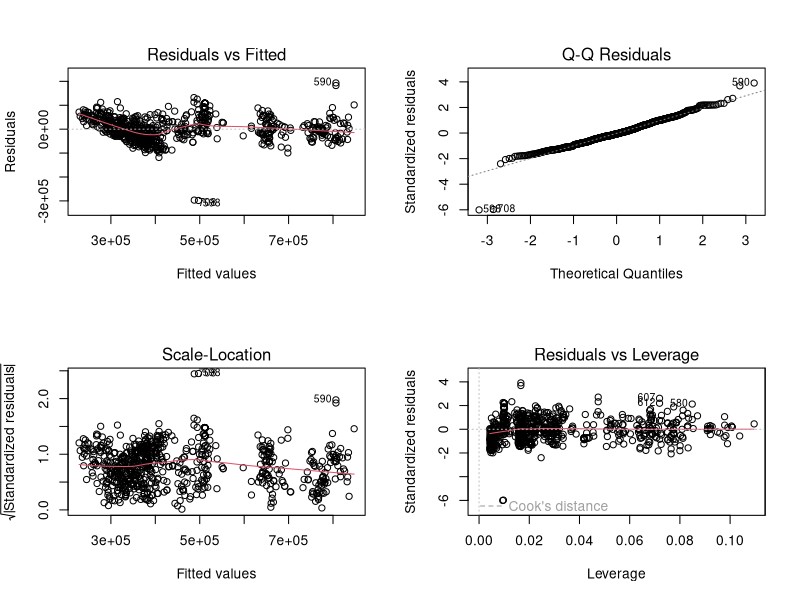

Generate this figure with R:
# --- 1. Load Libraries & Data ---
library(tidyverse)
library(car) # For VIF (Multicollinearity check)

# Load your latest dataset
df <- read.csv("polestar_blocket_listings_20251231_180428 - Target Data.csv")

# --- 2. Data Cleaning & Preparation ---
# VG Step: Group infrequent locations to avoid "leverage 1" errors and "new levels" errors
top_locations <- df %>%
  count(Plats) %>%
  filter(n >= 10) %>% # Keep cities with 10+ listings
  pull(Plats)

polestar_data <- df %>%
  rename(
    Price = Försäljningspris.SEK.,
    Year = Modellår,
    Model = Modell,
    Location = Plats
  ) %>%
  mutate(
    # Use Mil as requested (Km / 10)
    Mil = Miltal..mil. / 10,
    Model = as.factor(Model),
    # Simplify Location for a more stable model
    Location = factor(ifelse(Location %in% top_locations, as.character(Location), "Other"))
  ) %>%
  drop_na(Price, Mil, Year, Model, Location)

# --- 3. Build Multiple Linear Regression Model ---
# Y = Price, X = Mil, Year, Model, Location
model <- lm(Price ~ Mil + Year + Model + Location, data = polestar_data)

# Alternative: Model without intercept (shows all Model levels explicitly)
model_no_intercept <- lm(Price ~ 0 + Mil + Year + Model + Location, data = polestar_data)

# --- 4. Results Interpretation (For your Report) ---
# Summary provides Coefficients and P-values for your analysis
summary_result <- summary(model)
print(summary_result)

print("--- Model without intercept (shows all Model coefficients) ---")
summary_no_intercept <- summary(model_no_intercept)
print(summary_no_intercept)

# Calculate RMSE for 'Tabell 1' (Requirement) 
rmse_val <- sqrt(mean(residuals(model)^2))
cat("\n--- Model Evaluation ---\n")
cat("RMSE for the model:", round(rmse_val, 2), "SEK\n")
cat("Adjusted R-squared:", round(summary_result$adj.r.squared, 4), "\n")

# --- 5. Investigation of Theoretical Assumptions (VG REQUIREMENT) ---
# This section generates the plots required by the assignment
par(mfrow = c(2, 2))
plot(model)

# A. Multicollinearity Check (Senior DS approach)
# Checks if Year and Mil are too correlated
cat("\n--- Multicollinearity Check (VIF) ---\n")
print(vif(model))

# B. Confidence Intervals (Added Analysis)
# Shows the range of price impact for 'Mil' with high certainty
cat("\n--- 95% Confidence Intervals ---\n")
print(confint(model, "Mil", level = 0.95))
print(confint(model, "Year", level = 0.95))
print(confint(model, "Model2", level = 0.95))
print(confint(model, "Model3", level = 0.95))
print(confint(model, "Model4", level = 0.95))
print(confint(model, "Location", level = 0.95))